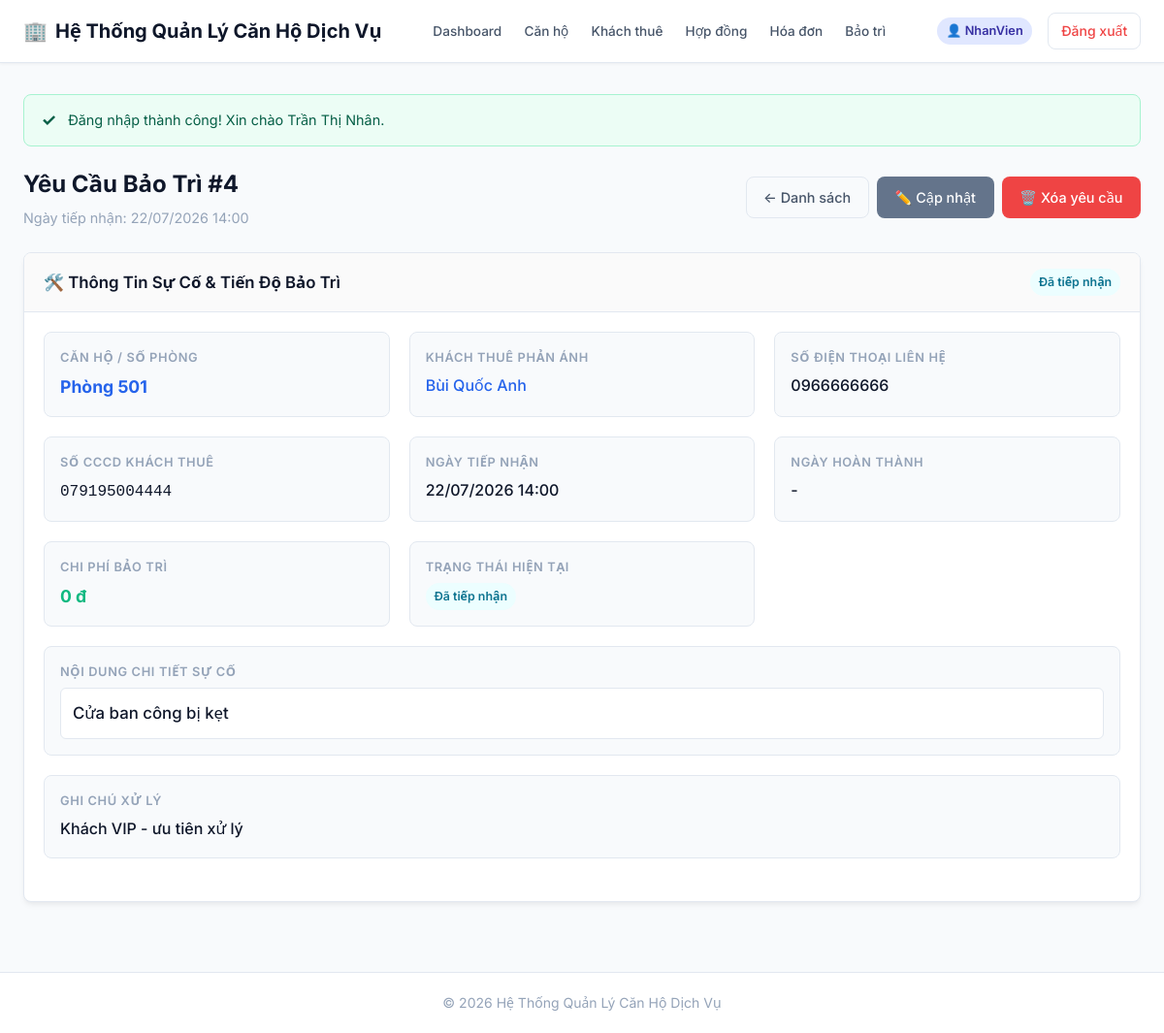
Page /QuanLyCanHo-Web/user/bao-tri/detail.php?id=4 (signed in) on the committed database.
### tables this page shows
CREATE TABLE YeuCauBaoTri (
    MaBaoTri       INT AUTO_INCREMENT PRIMARY KEY,
    MaCanHo        INT NOT NULL,
    MaKhach        INT NOT NULL,
    NoiDung        VARCHAR(255) NOT NULL,
    NgayTiepNhan   DATETIME NOT NULL DEFAULT CURRENT_TIMESTAMP,
    NgayHoanThanh  DATETIME NULL,
    TrangThai      VARCHAR(30) NOT NULL DEFAULT 'Đã tiếp nhận',
    ChiPhi         DECIMAL(18,2) NULL,
    GhiChu         VARCHAR(255) NULL,
    FOREIGN KEY (MaCanHo) REFERENCES CanHo(MaCanHo),
    FOREIGN KEY (MaKhach) REFERENCES KhachThue(MaKhach)
);

CREATE TABLE CanHo (
    MaCanHo     INT AUTO_INCREMENT PRIMARY KEY,
    SoPhong     VARCHAR(20)    NOT NULL UNIQUE,
    MaLoai      INT            NOT NULL,
    DienTich    FLOAT          NOT NULL,
    GiaThue     DECIMAL(18,2)  NOT NULL,
    TrangThai   VARCHAR(20)    NOT NULL DEFAULT 'Trống',
    MoTa        VARCHAR(255)   NULL,
    CHECK (TrangThai IN ('Trống','Đang thuê','Bảo trì')),
    FOREIGN KEY (MaLoai) REFERENCES LoaiCanHo(MaLoai)
);

CREATE TABLE KhachThue (
    MaKhach           INT AUTO_INCREMENT PRIMARY KEY,
    HoTen             VARCHAR(100) NOT NULL,
    CCCD              VARCHAR(12)  NOT NULL UNIQUE,
    NgaySinh          DATE         NOT NULL,
    GioiTinh          VARCHAR(10)  NOT NULL,
    SoDienThoai       VARCHAR(15)  NOT NULL,
    Email             VARCHAR(100) NULL,
    DiaChiThuongTru   VARCHAR(255) NULL
);

### QuanLyCanHo-Web/user/bao-tri/detail.php (called while the page is built, shortened)
<?php
require_once __DIR__ . '/../../admin/bao-tri/detail.php';

### QuanLyCanHo-Web/auth/guard.php (called while the page is built, shortened)
<?php
function currentUserRole(): string
{
    return $_SESSION['VaiTro'] ?? '';
}

### QuanLyCanHo-Web/admin/bao-tri/detail.php (the view, shortened to what this page needs)
<?php
require_once __DIR__ . '/../../includes/header.php';
$pdo = require __DIR__ . '/../../config/database.php';
$baseUrl = url((currentUserRole() === 'Admin') ? '/admin/bao-tri' : '/user/bao-tri');
$id = (int)($_GET['id'] ?? 0);
$sql = 'SELECT bt.*, ch.SoPhong, ch.TrangThai AS TrangThaiCanHo,
               kt.HoTen AS TenKhach, kt.SoDienThoai, kt.CCCD, kt.Email
        FROM YeuCauBaoTri bt
        JOIN CanHo ch ON bt.MaCanHo = ch.MaCanHo
        JOIN KhachThue kt ON bt.MaKhach = kt.MaKhach
        WHERE bt.MaBaoTri = ?';
$stmt = $pdo->prepare($sql);
$stmt->execute([$id]);
$item = $stmt->fetch();
?>
<div class="page-header">
    <div>
        <h1 class="page-title">Yêu Cầu Bảo Trì #<?= e((string)$item['MaBaoTri']) ?></h1>
        <p class="page-subtitle">Ngày tiếp nhận: <?= formatDateTime($item['NgayTiepNhan']) ?></p>
    </div>
    <div style="display: flex; gap: 0.5rem;">
        <a href="<?= $baseUrl ?>/index.php" class="btn btn-outline">← Danh sách</a>
        <a href="<?= $baseUrl ?>/edit.php?id=<?= $id ?>" class="btn btn-secondary">✏️ Cập nhật</a>
        <a href="<?= $baseUrl ?>/delete.php?id=<?= $id ?>"
           class="btn btn-danger"
           onclick="return confirm('Bạn có chắc chắn muốn xóa yêu cầu bảo trì này?');">
            🗑️ Xóa yêu cầu
        </a>
    </div>
</div>
<div class="card mb-3">
    <div class="card-header">
        <h3>🛠️ Thông Tin Sự Cố & Tiến Độ Bảo Trì</h3>
        <div>
            <?= renderStatusBadge($item['TrangThai']) ?>
        </div>
    </div>
    <div class="card-body">
        <div class="detail-grid">
            <div class="detail-item">
                <div class="detail-label">Căn hộ / Số phòng</div>
                <div class="detail-value" style="color: var(--primary-color); font-weight: 700; font-size: 1.1rem;">
                    Phòng <?= e($item['SoPhong']) ?>
                </div>
            </div>
            <div class="detail-item">
                <div class="detail-label">Khách thuê phản ánh</div>
                <div class="detail-value">
                    <a href="<?= (currentUserRole() === 'Admin' ? '/admin' : '/user') ?>/khach-thue/detail.php?id=<?= $item['MaKhach'] ?>">
                        <?= e($item['TenKhach']) ?>
                    </a>
                </div>
            </div>
            <div class="detail-item">
                <div class="detail-label">Số điện thoại liên hệ</div>
                <div class="detail-value"><?= e($item['SoDienThoai']) ?></div>
            </div>
            <div class="detail-item">
                <div class="detail-label">Số CCCD khách thuê</div>
                <div class="detail-value"><code><?= e($item['CCCD']) ?></code></div>
            </div>
            <div class="detail-item">
                <div class="detail-label">Ngày tiếp nhận</div>
                <div class="detail-value"><?= formatDateTime($item['NgayTiepNhan']) ?></div>
            </div>
            <div class="detail-item">
                <div class="detail-label">Ngày hoàn thành</div>
                <div class="detail-value"><?= formatDateTime($item['NgayHoanThanh']) ?></div>
            </div>
            <div class="detail-item">
                <div class="detail-label">Chi phí bảo trì</div>
                <div class="detail-value" style="font-size: 1.1rem; color: var(--success-color);">
                    <strong><?= formatMoney($item['ChiPhi']) ?></strong>
                </div>
            </div>
            <div class="detail-item">
                <div class="detail-label">Trạng thái hiện tại</div>
                <div class="detail-value"><?= renderStatusBadge($item['TrangThai']) ?></div>
            </div>
            <div class="detail-item" style="grid-column: 1 / -1;">
                <div class="detail-label">Nội dung chi tiết sự cố</div>
                <div class="detail-value" style="font-size: 1.05rem; background: #fff; padding: 0.75rem; border-radius: 6px; border: 1px solid #e2e8f0;">
                    <?= e($item['NoiDung']) ?>
                </div>
            </div>
            <div class="detail-item" style="grid-column: 1 / -1;">
                <div class="detail-label">Ghi chú xử lý</div>
                <div class="detail-value"><?= e($item['GhiChu'] ?? 'Chưa có ghi chú') ?></div>
            </div>
        </div>
    </div>
</div>
<?php require_once __DIR__ . '/../../includes/footer.php'; ?>

### QuanLyCanHo-Web/includes/functions.php (shortened to what this page needs)
<?php
function e(?string $value): string
{
    return htmlspecialchars((string)($value ?? ''), ENT_QUOTES, 'UTF-8');
}
function formatMoney($amount): string
{
    if ($amount === null || $amount === '') {
        return '0 đ';
    }
    return number_format((float)$amount, 0, ',', '.') . ' đ';
}
function formatDateTime(?string $dateTimeStr): string
{
    if (empty($dateTimeStr)) {
        return '-';
    }
    $timestamp = strtotime($dateTimeStr);
    return date('d/m/Y H:i', $timestamp);
}
function renderStatusBadge(string $status): string
{
    $classMap = [
        'Đã tiếp nhận'   => 'badge-info',
        'Đang xử lý'     => 'badge-warning',
        'Hoàn thành'      => 'badge-success',
        'Đang hiệu lực'   => 'badge-success',
        'Sắp hết hạn'    => 'badge-warning',
        'Hết hạn'         => 'badge-danger',
        'Đã thanh lý'     => 'badge-secondary',
        'Chưa check-in'   => 'badge-warning',
        'Đã check-out'    => 'badge-secondary',
        'Trống'           => 'badge-success',
        'Đang thuê'       => 'badge-success',
        'Đã trả phòng'   => 'badge-secondary',
        'Chưa thuê'       => 'badge-warning',
        'Bảo trì'         => 'badge-warning',
    ];
    $badgeClass = $classMap[$status] ?? 'badge-secondary';
    return sprintf('<span class="badge %s">%s</span>', e($badgeClass), e($status));
}
function url(string $path = ''): string
{
    $path = '/' . ltrim($path, '/');
    $scriptName = str_replace('\\', '/', $_SERVER['SCRIPT_NAME'] ?? '');
    $projectFolder = '/QuanLyCanHo-Web';
    $projectPosition = strpos($scriptName, $projectFolder);
    if ($projectPosition !== false && !str_starts_with($path, $projectFolder)) {
        $basePath = substr($scriptName, 0, $projectPosition + strlen($projectFolder));
        return $basePath . $path;
    }
    return $path;
}

### QuanLyCanHo-Web/assets/css/style.css (style rules this page uses)
:root { --primary-color: #2563eb; --primary-hover: #1d4ed8; --primary-light: #eff6ff; --secondary-color: #64748b; --secondary-hover: #475569; --success-color: #10b981; --success-light: #ecfdf5; --warning-color: #f59e0b; --warning-light: #fffbeb; --danger-color: #ef4444; --danger-light: #fef2f2; --info-color: #06b6d4; --info-light: #ecfeff; --bg-main: #f8fafc; --bg-surface: #ffffff; --text-primary: #0f172a; --text-secondary: #475569; --text-muted: #94a3b8; --border-color: #e2e8f0; --border-radius: 8px; --box-shadow: 0 4px 6px -1px rgba(0, 0, 0, 0.05), 0 2px 4px -1px rgba(0, 0, 0, 0.03); --transition: all 0.2s ease-in-out; }
* { box-sizing: border-box; margin: 0; padding: 0; }
body { font-family: 'Inter', system-ui, -apple-system, BlinkMacSystemFont, 'Segoe UI', Roboto, Oxygen, Ubuntu, Cantarell, sans-serif; background-color: var(--bg-main); color: var(--text-primary); line-height: 1.6; display: flex; flex-direction: column; min-height: 100vh; }
a { color: var(--primary-color); text-decoration: none; transition: var(--transition); }
.page-header { display: flex; justify-content: space-between; align-items: center; margin-bottom: 1.5rem; flex-wrap: wrap; gap: 1rem; }
.page-title { font-size: 1.5rem; font-weight: 700; color: var(--text-primary); }
.page-subtitle { font-size: 0.9rem; color: var(--text-muted); margin-top: 0.25rem; }
.btn { display: inline-flex; align-items: center; justify-content: center; gap: 0.5rem; padding: 0.55rem 1.1rem; font-size: 0.9rem; font-weight: 500; border-radius: var(--border-radius); border: 1px solid transparent; cursor: pointer; transition: var(--transition); text-align: center; white-space: nowrap; }
.btn-secondary { background-color: var(--secondary-color); color: white; }
.btn-danger { background-color: var(--danger-color); color: white; }
.btn-outline { background-color: transparent; border-color: var(--border-color); color: var(--text-secondary); }
.card { background-color: var(--bg-surface); border-radius: var(--border-radius); border: 1px solid var(--border-color); box-shadow: var(--box-shadow); margin-bottom: 1.5rem; overflow: hidden; }
.card-header { padding: 1rem 1.25rem; border-bottom: 1px solid var(--border-color); background-color: #fafafa; display: flex; justify-content: space-between; align-items: center; }
.card-header h3 { font-size: 1.05rem; font-weight: 600; color: var(--text-primary); }
.card-body { padding: 1.25rem; }
.badge { display: inline-block; padding: 0.25rem 0.55rem; font-size: 0.775rem; font-weight: 600; border-radius: 9999px; text-align: center; }
.badge-info { background-color: var(--info-light); color: #0e7490; }
.detail-grid { display: grid; grid-template-columns: repeat(auto-fit, minmax(280px, 1fr)); gap: 1.25rem; margin-bottom: 1.5rem; }
.detail-item { background-color: #f8fafc; padding: 1rem; border-radius: var(--border-radius); border: 1px solid var(--border-color); }
.detail-label { font-size: 0.8rem; font-weight: 600; color: var(--text-muted); text-transform: uppercase; letter-spacing: 0.05em; margin-bottom: 0.35rem; }
.detail-value { font-size: 1rem; font-weight: 500; color: var(--text-primary); }
.mb-3 { margin-bottom: 1.5rem; }

### rows in the picture
yeucaubaotri: MaBaoTri "4", NgayTiepNhan "22/07/2026 14:00", TrangThai "Đã tiếp nhận Đã tiếp nhận", MaCanHo.SoPhong "501", MaKhach.HoTen "Bùi Quốc Anh", MaKhach.SoDienThoai "0966666666", MaKhach.CCCD "079195004444", NgayHoanThanh "-", ChiPhi "0 đ", NoiDung "Cửa ban công bị kẹt", GhiChu "Khách VIP - ưu tiên xử lý"

### other values in the picture
$item['label'] "Dashboard"
$item['label'] "Căn hộ"
$item['label'] "Khách thuê"
$item['label'] "Hợp đồng"
$item['label'] "Hóa đơn"
$item['label'] "Bảo trì"
$vaiTro ?: ($_SESSION['HoTenKhach'] ?? 'Khách hàng') "NhanVien"
$flashSuccess "Đăng nhập thành công! Xin chào Trần Thị Nhân."
